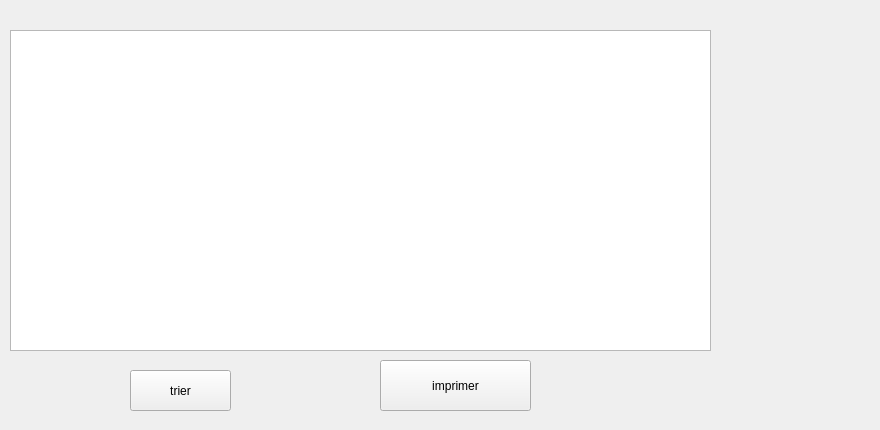
      <widget class="QWidget" name="tab_2">
       <attribute name="title">
        <string>afficher</string>
       </attribute>
       <widget class="QLabel" name="label_37">
        <property name="geometry">
         <rect>
          <x>10</x>
          <y>0</y>
          <width>861</width>
          <height>421</height>
         </rect>
        </property>
        <property name="text">
         <string/>
        </property>
        <property name="pixmap">
         <pixmap>../../avis-lufthansa-vol-inde.jpg</pixmap>
        </property>
       </widget>
       <widget class="QPushButton" name="pushButton_tri">
        <property name="geometry">
         <rect>
          <x>130</x>
          <y>370</y>
          <width>101</width>
          <height>41</height>
         </rect>
        </property>
        <property name="text">
         <string>trier</string>
        </property>
        <property name="icon">
         <iconset>
          <normaloff>../../a/img/affich.png</normaloff>../../a/img/affich.png</iconset>
        </property>
       </widget>
       <widget class="QPushButton" name="pushButton_imprimer">
        <property name="geometry">
         <rect>
          <x>380</x>
          <y>360</y>
          <width>151</width>
          <height>51</height>
         </rect>
        </property>
        <property name="styleSheet">
         <string notr="true">border-image: url(:c/a/img/Printer-icon4.png);</string>
        </property>
        <property name="text">
         <string>imprimer</string>
        </property>
        <property name="icon">
         <iconset>
          <normaloff>../../a/img/Printer-icon4.png</normaloff>../../a/img/Printer-icon4.png</iconset>
        </property>
       </widget>
       <widget class="QTextEdit" name="textEdit">
        <property name="geometry">
         <rect>
          <x>10</x>
          <y>30</y>
          <width>701</width>
          <height>321</height>
         </rect>
        </property>
       </widget>
       <widget class="QTableView" name="tabvol">
        <property name="geometry">
         <rect>
          <x>10</x>
          <y>30</y>
          <width>701</width>
          <height>321</height>
         </rect>
        </property>
       </widget>
      </widget>
